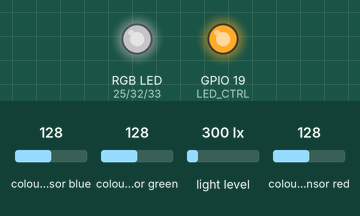
This program was run on a simulated ESP32. Parts: an RGB LED mixed from three pins (HIGH = lit), output pins drawn as LEDs (lit = HIGH). Wiring (inferred from the names in the program): TCS3200 colour sensor: output GPIO 4; S2 GPIO 21; S3 GPIO 22; S0 GPIO 5; S1 GPIO 18. The test bench sets the inputs (shaded band); at power-on: light level 300 lx, colour sensor blue 128, colour sensor green 128, colour sensor red 128. Dim RGB values are drawn brighter than linear; WiFi joins after 1.5 s; servers stay silent unless stated; no MQTT or app messages arrive unless stated; pins used as bus, display or sensor lines are not drawn; what the program prints to the serial monitor is not drawn.

Above: at 2.9 s.
3.0 s: light level set to 500 lx
At 3.7 s:
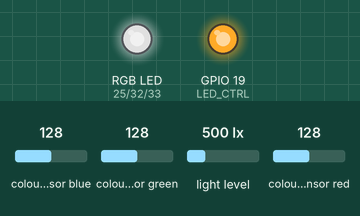
4.8 s: colour sensor blue set to 0
At 5.6 s:
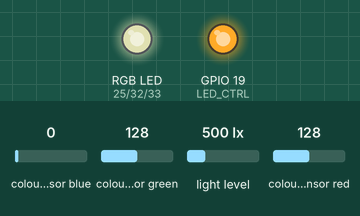
6.6 s: colour sensor green set to 0
At 8.0 s:
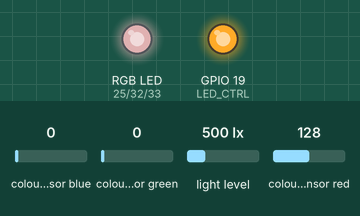
8.4 s: colour sensor blue set to 5
At 9.5 s:
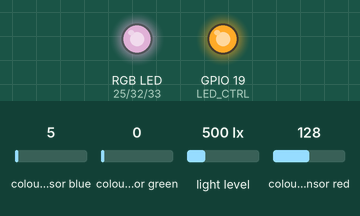
10.3 s: colour sensor red set to 0
At 11.0 s:
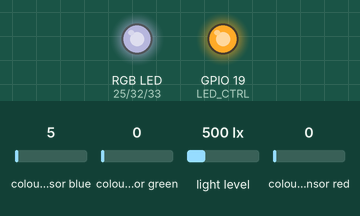
12.1 s: colour sensor green set to 5
At 13.3 s:
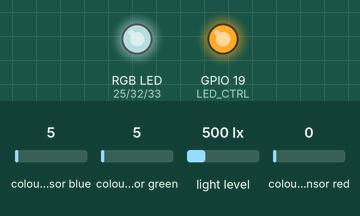
Timing chart, 0 to 15.0 s (numbered marks = the images above; inputs shaded):
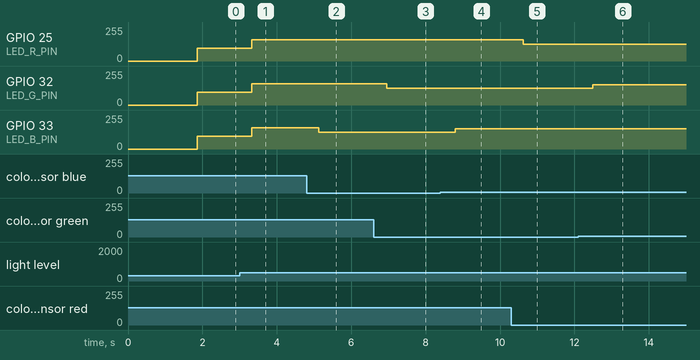

Measured:
- after the input at 3.0 s, GPIO 25 (LED_R_PIN), GPIO 32 (LED_G_PIN), GPIO 33 (LED_B_PIN): 95/255 → 158/255 after 0.32 s
- after the input at 4.8 s, GPIO 33 (LED_B_PIN): 158/255 → 125/255 after 0.33 s
- after the input at 6.6 s, GPIO 32 (LED_G_PIN): 158/255 → 125/255 after 0.35 s
- after the input at 8.4 s, GPIO 33 (LED_B_PIN): 125/255 → 152/255 after 0.39 s
- after the input at 10.3 s, GPIO 25 (LED_R_PIN): 158/255 → 125/255 after 0.33 s
- after the input at 12.1 s, GPIO 32 (LED_G_PIN): 125/255 → 152/255 after 0.39 s

The program:

main.cpp
```cpp
#include <Arduino.h>
#include <WiFi.h>
#include <PubSubClient.h>
#include <Wire.h>
#include <BH1750.h>

// ===== DEBUG =====
#define DEBUG 1
#define DBG(...) do { if (DEBUG) Serial.printf(__VA_ARGS__); } while (0)

// ======================= Pinos TCS3200 =======================
const int S0 = 5, S1 = 18, S2 = 21, S3 = 22, OUT_PIN = 4, LED_CTRL = 19;

// ======================= LED RGB (4 pinos) ===================
// (use pinos PWM; 35 é só entrada!)
const int LED_R_PIN = 25;
const int LED_G_PIN = 32;
const int LED_B_PIN = 33;
const bool COMMON_ANODE = false;
const int CH_R = 0, CH_G = 1, CH_B = 2;
const int PWM_FREQ = 5000, PWM_RES = 8;

// ======================= Wi-Fi / MQTT ========================
const char* ssid     = "AMF-CORP";
const char* password = "@MF$4515";

const char* mqtt_server = "test.mosquitto.org";
const int   mqtt_port   = 1883;

// ---- Tópicos
const char* TOPIC_COLOR = "LazaroNicolas/ambient/color";
const char* TOPIC_LUX   = "LazaroNicolas/ambient/lux";
const char* TOPIC_LED   = "LazaroNicolas/ambient/led";
const char* TOPIC_STAT  = "LazaroNicolas/ambient/status";
const char* TOPIC_CMD   = "LazaroNicolas/ambient/cmd";   // comandos externos (JSON {"led":[r,g,b]})

WiFiClient espClient;
PubSubClient mqtt(espClient);

// =================== BH1750 (I2C) ============================
BH1750 lightMeter;
TwoWire I2Cbh(0);
const int SDA_BH = 26, SCL_BH = 27;

// =================== Calibração TCS3200 ======================
float Fmin_R=200, Fmax_R=2500, Fmin_G=200, Fmax_G=2500, Fmin_B=200, Fmax_B=2500;

// =================== Estado / Publish control ================
uint8_t lastR=0,lastG=0,lastB=0;
float   lastLux=-1.0f;
unsigned long lastPublish=0;
const unsigned long HEARTBEAT_MS = 10000;
const int    RGB_DELTA = 10;
const float  LUX_DELTA_ABS = 10.0f;
const float  LUX_DELTA_REL = 0.10f;

// ======= Controle de troca do LED (hold de 1s) =======
uint8_t curR = 0, curG = 0, curB = 0; // aplicada de fato
unsigned long lastLedApply = 0;
const unsigned long LED_HOLD_MS = 1000;

// ---------------------- TCS3200 helpers ----------------------
static inline void setFilter(int s2,int s3){ digitalWrite(S2,s2); digitalWrite(S3,s3); }
static float measureFreqHz(uint32_t tout_us=50000){
  unsigned long tL = pulseIn(OUT_PIN, LOW,  tout_us);
  unsigned long tH = pulseIn(OUT_PIN, HIGH, tout_us);
  if (!tL || !tH) return 0.0f;
  return 1000000.0f / (float)(tL + tH);
}
static float avgFreqForFilter(int s2,int s3,int samples=3){
  setFilter(s2,s3); delay(20);
  float acc=0; int ok=0;
  for(int i=0;i<samples;i++){ float f=measureFreqHz(); if(f>0){acc+=f;ok++;} delay(5); }
  return ok? acc/ok : 0.0f;
}
static uint8_t mapFreqTo8(float f,float fmin,float fmax){
  if (f<=0) return 0; if (f<fmin) f=fmin; if (f>fmax) f=fmax;
  float x=(f-fmin)/(fmax-fmin);
  int v=(int)roundf(x*255.0f);
  if(v<0) v=0; else if(v>255) v=255;
  return (uint8_t)v;
}
static void rgbToHsv(uint8_t R,uint8_t G,uint8_t B,float &H,float &S,float &V){
  float r=R/255.0f, g=G/255.0f, b=B/255.0f;
  float maxv=max(r,max(g,b)), minv=min(r,min(g,b)), d=maxv-minv;
  V=maxv; S=(maxv==0.0f)?0.0f:(d/maxv);
  if(d==0.0f){ H=0; return; }
  if(maxv==r) H=fmodf(((g-b)/d),6.0f);
  else if(maxv==g) H=((b-r)/d)+2.0f;
  else H=((r-g)/d)+4.0f;
  H*=60.0f; if(H<0) H+=360.0f;
}
static const char* classifyColor(float H,float S,float V){
  if(V<0.08f) return "preto";
  if(S<0.12f) return (V>0.85f)?"branco":"cinza";
  if(H<15||H>=345) return "vermelho";
  if(H<45)  return "laranja";
  if(H<70)  return "amarelo";
  if(H<170) return "verde";
  if(H<200) return "ciano";
  if(H<255) return "azul";
  if(H<290) return "anil";
  if(H<345) return "magenta";
  return "desconhecido";
}
static void setLedRGB(uint8_t r,uint8_t g,uint8_t b){
  if (COMMON_ANODE){ r=255-r; g=255-g; b=255-b; }
  ledcWrite(CH_R, r); ledcWrite(CH_G, g); ledcWrite(CH_B, b);
}

// -------------------- Wi-Fi / MQTT ---------------------------
void wifiConnect(){
  DBG("\n[WiFi] Conectando \"%s\"...\n", ssid);
  WiFi.mode(WIFI_STA); WiFi.begin(ssid, password);
  uint32_t t0=millis();
  while(WiFi.status()!=WL_CONNECTED){
    delay(300); Serial.print(".");
    if(millis()-t0>15000){ DBG("\n[WiFi] timeout, retry...\n"); t0=millis(); }
  }
  DBG("\n[WiFi] OK: %s\n", WiFi.localIP().toString().c_str());
}

// --- parser tolerante do payload {"led":[r,g,b]}
static bool parseLedPayload(const char* s, int &r, int &g, int &b){
  // tenta com espaços opcionais
  if (sscanf(s, " { \"led\" : [ %d , %d , %d ] } ", &r,&g,&b) == 3) return true;
  if (sscanf(s, "{\"led\":[%d,%d,%d]}", &r,&g,&b) == 3) return true;
  // fallback simples: procura os colchetes e lê números
  const char* lb = strchr(s, '[');
  const char* rb = lb ? strchr(lb, ']') : nullptr;
  if(!lb || !rb) return false;
  String inside = String(lb+1); inside.remove(rb - lb - 1);
  int vals[3]={0,0,0}, idx=0; long v=0; bool neg=false; bool num=false;
  for (size_t i=0;i<inside.length() && idx<3;i++){
    char c = inside[i];
    if (c=='-' && !num){ neg=true; continue; }
    if (c>='0' && c<='9'){ num=true; v = v*10 + (c-'0'); continue; }
    if (num){ vals[idx++] = neg? -(int)v:(int)v; v=0; neg=false; num=false; }
  }
  if (num && idx<3){ vals[idx++] = neg? -(int)v:(int)v; }
  if (idx==3){ r=vals[0]; g=vals[1]; b=vals[2]; return true; }
  return false;
}

void onMqttMessage(char* topic, byte* payload, unsigned int len){
  DBG("[MQTT] RX topic=%s len=%u\n", topic, len);
  // copia payload para buffer C-string
  char buf[256];
  unsigned int n = (len < sizeof(buf)-1) ? len : sizeof(buf)-1;
  memcpy(buf, payload, n); buf[n]=0;
  DBG("[MQTT] payload=%s\n", buf);

  if (strcmp(topic, TOPIC_CMD) == 0){
    int r,g,b;
    if (parseLedPayload(buf, r,g,b)){
      r = constrain(r,0,255); g = constrain(g,0,255); b = constrain(b,0,255);
      DBG("[CMD] LED <- (%d,%d,%d)\n", r,g,b);
      setLedRGB((uint8_t)r,(uint8_t)g,(uint8_t)b);
      curR = r; curG = g; curB = b;
      lastLedApply = millis();
      char out[96];
      snprintf(out,sizeof(out), "{\"led_rgb\":[%d,%d,%d],\"ts\":%lu}", r,g,b,millis());
      mqtt.publish(TOPIC_LED, out, true); // retained
      DBG("[MQTT] echo LED state -> %s\n", out);
    } else {
      DBG("[CMD] payload inválido (esperado {\"led\":[r,g,b]})\n");
    }
  }
}

void mqttReconnect(){
  if(mqtt.connected()) return;
  DBG("[MQTT] Conectando %s:%d ...\n", mqtt_server, mqtt_port);
  while(!mqtt.connected()){
    if(mqtt.connect("ESP32-AmbientMatch")){
      DBG("[MQTT] conectado.\n");
      bool ok = mqtt.subscribe(TOPIC_CMD); // QoS 0
      DBG("[MQTT] subscribe %s -> %s\n", TOPIC_CMD, ok ? "OK" : "FAIL");
      mqtt.publish(TOPIC_STAT, "{\"status\":\"online\"}", true);
      break;
    } else {
      DBG("[MQTT] falha (state=%d). retry...\n", mqtt.state());
      delay(1500);
    }
  }
}

void publishLux(float lux){
  char buf[64];
  snprintf(buf,sizeof(buf), "{\"lux\":%.2f,\"ts\":%lu}", lux, millis());
  mqtt.publish(TOPIC_LUX, buf, true);
  DBG("[MQTT] lux -> %s\n", buf);
}
void publishColor(const char* name,uint8_t R,uint8_t G,uint8_t B,float H,float S,float V,
                  float fR,float fG,float fB){
  char payload[256];
  snprintf(payload,sizeof(payload),
    "{\"rgb\":[%u,%u,%u],\"hsv\":{\"h\":%.0f,\"s\":%.2f,\"v\":%.2f},"
    "\"freq\":{\"r\":%.0f,\"g\":%.0f,\"b\":%.0f},\"color\":\"%s\",\"ts\":%lu}",
    R,G,B,H,S,V,fR,fG,fB,name,millis());
  mqtt.publish(TOPIC_COLOR, payload, true);
  DBG("[MQTT] color -> %s\n", payload);
}
void publishLed(uint8_t r,uint8_t g,uint8_t b){
  char buf[96];
  snprintf(buf,sizeof(buf), "{\"led_rgb\":[%u,%u,%u],\"ts\":%lu}", r,g,b,millis());
  mqtt.publish(TOPIC_LED, buf, true);
  DBG("[MQTT] led -> %s\n", buf);
}

// ============================ SETUP ===========================
void setup(){
  Serial.begin(115200); delay(200);
  Serial.println("\n=== Ambient Match: TCS3200 + BH1750 + LED + MQTT ===");

  // TCS3200
  pinMode(S0,OUTPUT); pinMode(S1,OUTPUT); pinMode(S2,OUTPUT); pinMode(S3,OUTPUT);
  pinMode(OUT_PIN,INPUT); pinMode(LED_CTRL,OUTPUT);
  digitalWrite(LED_CTRL,HIGH);
  digitalWrite(S0,HIGH); digitalWrite(S1,LOW); // ~20%

  // LED RGB
  ledcSetup(CH_R,PWM_FREQ,PWM_RES);
  ledcSetup(CH_G,PWM_FREQ,PWM_RES);
  ledcSetup(CH_B,PWM_FREQ,PWM_RES);
  ledcAttachPin(LED_R_PIN,CH_R);
  ledcAttachPin(LED_G_PIN,CH_G);
  ledcAttachPin(LED_B_PIN,CH_B);
  setLedRGB(0,0,0);
  curR = curG = curB = 0; lastLedApply = millis();

  // BH1750
  I2Cbh.begin(SDA_BH, SCL_BH, 400000);
  bool bhOk = lightMeter.begin(BH1750::CONTINUOUS_HIGH_RES_MODE, 0x23, &I2Cbh);
  if(!bhOk) Serial.println("[BH1750] ERRO (tente ADDR 0x5C).");
  else      Serial.println("[BH1750] OK.");

  // Wi-Fi / MQTT
  wifiConnect();
  mqtt.setServer(mqtt_server, mqtt_port);
  mqtt.setCallback(onMqttMessage);
  mqtt.setKeepAlive(30);
  mqtt.setSocketTimeout(5);
  mqtt.setBufferSize(512); // margem para payloads
}

// ============================= LOOP ===========================
void loop(){
  if(WiFi.status()!=WL_CONNECTED) wifiConnect();
  if(!mqtt.connected()) mqttReconnect();
  mqtt.loop();

  // ---- TCS3200: medir cor ----
  float fR = avgFreqForFilter(LOW,LOW);
  float fB = avgFreqForFilter(LOW,HIGH);
  float fG = avgFreqForFilter(HIGH,HIGH);

  uint8_t R = mapFreqTo8(fR,Fmin_R,Fmax_R);
  uint8_t G = mapFreqTo8(fG,Fmin_G,Fmax_G);
  uint8_t B = mapFreqTo8(fB,Fmin_B,Fmax_B);

  float H,S,V; rgbToHsv(R,G,B,H,S,V);
  const char* name = classifyColor(H,S,V);

  // ---- BH1750: lux ----
  float lux = lightMeter.readLightLevel();

  // ---- Brilho do LED pelo lux (alvo)
  float k = lux / 800.0f; if(k<0.12f) k=0.12f; if(k>1.0f) k=1.0f;
  uint8_t rOut = (uint8_t)(R * k);
  uint8_t gOut = (uint8_t)(G * k);
  uint8_t bOut = (uint8_t)(B * k);

  // ===== Hold 1s =====
  bool wouldChange =
    (abs((int)rOut - (int)curR) >= RGB_DELTA) ||
    (abs((int)gOut - (int)curG) >= RGB_DELTA) ||
    (abs((int)bOut - (int)curB) >= RGB_DELTA);

  unsigned long now = millis();
  if (wouldChange && (now - lastLedApply) >= LED_HOLD_MS) {
    setLedRGB(rOut, gOut, bOut);
    curR = rOut; curG = gOut; curB = bOut;
    lastLedApply = now;
    publishLed(curR, curG, curB); // estado real aplicado
  }

  // ---- Serial
  Serial.printf("LUX: %.1f | RGB(%3u,%3u,%3u)->TARGET(%3u,%3u,%3u) | LED(%3u,%3u,%3u) | COR: %s\n",
                lux, R,G,B, rOut,gOut,bOut, curR,curG,curB, name);

  // ---- Publicação condicional + heartbeat ----
  bool colorChanged =
    (abs((int)R - (int)lastR) >= RGB_DELTA) ||
    (abs((int)G - (int)lastG) >= RGB_DELTA) ||
    (abs((int)B - (int)lastB) >= RGB_DELTA);

  bool luxChanged =
    (lastLux < 0) ||
    (fabs(lux - lastLux) >= LUX_DELTA_ABS) ||
    (fabs(lux - lastLux) >= max(LUX_DELTA_ABS, lastLux * LUX_DELTA_REL));

  bool heartbeat = (now - lastPublish >= HEARTBEAT_MS);

  if(colorChanged || luxChanged || heartbeat){
    if(luxChanged || heartbeat) publishLux(lux);
    if(colorChanged || heartbeat) publishColor(name,R,G,B,H,S,V,fR,fG,fB);
    if(heartbeat) publishLed(curR, curG, curB);
    lastR = R; lastG = G; lastB = B; lastLux = lux; lastPublish = now;
  }

  delay(250);
}
```
